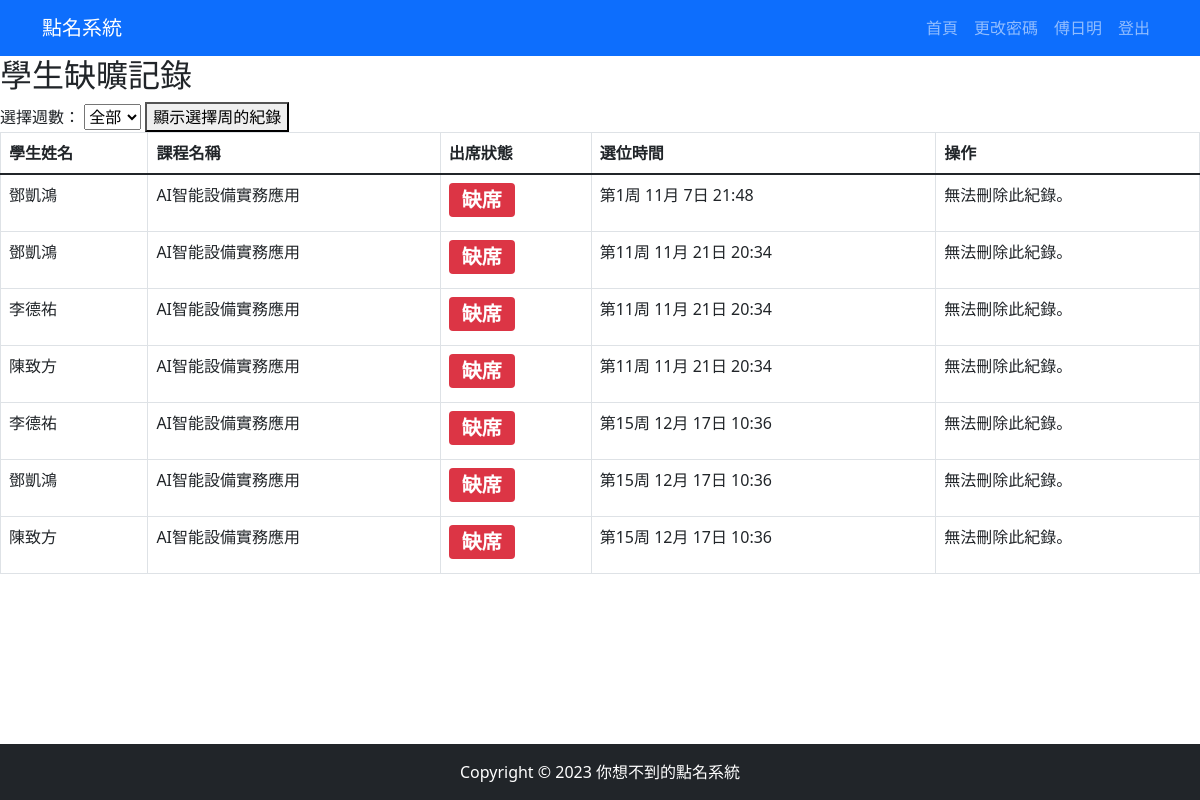
The page /record/AI智能設備實務應用/ (signed in) on the database its author committed.
### loginapp/models.py (models this page shows, shortened)
class Teacher(models.Model):
    teacher_key = models.CharField(max_length=20, primary_key=True, verbose_name='教師代碼')
    password = models.CharField(max_length=128, default="123", verbose_name='密碼')
    teacher_name = models.CharField(max_length=4, verbose_name='姓名')
    job_title = models.CharField(max_length=5, verbose_name='職稱')
    teacher_email = models.EmailField(default="12346", max_length=254, verbose_name='email')
    phone = models.CharField(max_length=20, verbose_name='電話')
    seat = models.CharField(max_length=20, verbose_name='研究室位置')
    is_student = models.BooleanField(default=False)
    is_teacher = models.BooleanField(default=True)
    def __str__(self):
        return self.teacher_name
    class Meta:
        verbose_name = '老師'
        verbose_name_plural = '老師列表'

class Course_seat(models.Model):
    WEEK_CHOICES = [(i, f'{i}周') for i in range(1, 19)]  # 生成1到18周的選擇項
    id = models.AutoField(primary_key=True, verbose_name='ID')
    student = models.ForeignKey(Student, on_delete=models.CASCADE, verbose_name='學生')
    number = models.IntegerField(default=0, null=True, verbose_name='座位號')
    course = models.ForeignKey(Course, on_delete=models.CASCADE, verbose_name='課程')
    is_absent = models.BooleanField(default=False, verbose_name='是否缺席')
    selection_time = models.DateTimeField(null=True, verbose_name='選課時間')
    week_number = models.IntegerField(choices=WEEK_CHOICES, default=1, verbose_name='周數')
    def __str__(self):
        return self.student.name
    class Meta:
        verbose_name = '選課座位'
        verbose_name_plural = '選課座位列表'

class Student(models.Model):
    className = models.CharField(max_length=20, verbose_name='班級名稱')
    studentID = models.CharField(max_length=10, primary_key=True, verbose_name='學號')
    name = models.CharField(max_length=30, verbose_name='姓名')
    password = models.CharField(max_length=128, verbose_name='密碼')
    email = models.EmailField(max_length=254, verbose_name='email')
    is_student = models.BooleanField(default=True)
    is_teacher = models.BooleanField(default=False)
    def __str__(self):
        return self.name
    class Meta:
        verbose_name = '學生'
        verbose_name_plural = '學生列表'

class Course(models.Model):
    course_key = models.CharField(
        max_length=20, primary_key=True, default="", verbose_name="課程代碼")
    teacher_key = models.ForeignKey(
        Teacher, on_delete=models.CASCADE, verbose_name="教師代碼")
    course_name = models.CharField(max_length=20, verbose_name="課程名稱")
    department = models.CharField(max_length=20, verbose_name="科系")
    course_grade = models.CharField(max_length=20, verbose_name="年級")
    course_className = models.CharField(max_length=20, verbose_name="班別")
    classroom = models.ForeignKey(
        Classroom, on_delete=models.CASCADE, verbose_name="教室代碼")
    seat = models.IntegerField(default=0, verbose_name="座位")
    DAY_CHOICES = [
        (1, '星期一'),
        (2, '星期二'),
        (3, '星期三'),
        (4, '星期四'),
        (5, '星期五'),
        (6, '星期六'),
        (7, '星期天'),
    ]
    day_of_week = models.IntegerField(choices=DAY_CHOICES, default=1)
    class_time = models.TimeField(null=True, blank=True)
    class Meta:
        verbose_name = '課程'
        verbose_name_plural = '課程列表'

### loginapp/views.py (the view, shortened to what this page needs)
# urls.py: path('record/<str:subject>/', views.record, name='record'),
def record(request, subject):
    username = request.session.get('username')
    position = request.session.get('position')
    current_time = datetime.now()
    weeks_passed = calculate_week_number(current_time)
    all_weeks = range(1, 19)
    form = WeekSelectForm(request.GET or None)
    selected_week = form['week_number'].value() if form.is_valid(
    ) and form['week_number'].value() != '' else None
    if selected_week == '':
        selected_week = None
    if position == 'student':
        course_selection = Course_Selection.objects.filter(studentID=username)
        username2 = Student.objects.get(studentID=username)
        course_seats = Course_seat.objects.filter(student=username)
    else:
        course = Course.objects.filter(teacher_key=username)
        username2 = Teacher.objects.get(teacher_key=username)
        if selected_week is not None:
            course_seats = Course_seat.objects.filter(
                week_number=selected_week, course__course_name=subject)
        else:
            course_seats = Course_seat.objects.filter(
                course__course_name=subject)
        print('course_seats', course_seats)
    del_btn = False  # 預設情況下不顯示刪除按鈕
    current_time_minus_10_minutes = current_time - timedelta(minutes=10)
    course_time = Course.objects.get(course_name=subject)
    class_datetime = datetime.combine(datetime.today(), course_time.class_time)
    course_time_start = class_datetime - timedelta(minutes=10)
    course_time_end = class_datetime + timedelta(minutes=10)
    if position == 'teacher':
        course_name = get_object_or_404(Course, course_name=subject)
        selected_students = Course_Selection.objects.filter(
            course_key=course_name)
        course_seats_week = Course_seat.objects.filter(
            course=course_name,
            week_number=weeks_passed
        )
        for student in selected_students:
            existing_record = course_seats_week.filter(
                student=student.studentID).first()
    print(username)
    print(course_seats)
    return render(request, "record.html", {
        "subject": subject,
        "position": position,
        'course_seats': course_seats,
        "username2": username2,
        "del_btn": del_btn,
        "current_time": current_time,
        'current_time_minus_10_minutes': current_time_minus_10_minutes,
        'course_time_start': course_time_start,
        'course_time_end': course_time_end,
        "form": form,
        "all_weeks": all_weeks,
        "selected_week": selected_week,
    })

### loginapp/forms.py
class WeekSelectForm(forms.Form):
    week_number = forms.IntegerField()

### loginapp/views.py (called while the page is built)
def calculate_week_number(current_time):
    first_week_start_time = datetime(2023, 9, 10)
    weeks_passed = (current_time - first_week_start_time).days // 7 + 1
    return weeks_passed

### templates/record.html (shortened to what this page needs)
{% extends 'base.html' %}
{% block content %}
<h2>學生缺曠記錄</h2>
{% if position == 'teacher' %}
    <form method="get" action="">
        <label for="week_number">選擇週數：</label>
        <select id="week_number" name="week_number">
            <option value="">全部</option>
        </select>
        <button type="submit">顯示選擇周的紀錄</button>
    </form>
{% endif %}
<table class="table table-bordered">
    <thead>
        <tr>
            <th>學生姓名</th>
            <th>課程名稱</th>
            <th>出席狀態</th>
            <th>選位時間</th>
            <th>操作</th>
        </tr>
    </thead>
    <tbody>
        {% for course_seat in course_seats %}
            {% if course_seat.course.course_name == subject %}
                <tr>
                    <td>{{ course_seat.student }}</td>
                    <td>{{ course_seat.course.course_name }}</td>
                    <td>
                        {% if course_seat.is_absent  %}
                            <span class="badge bg-danger fs-5">缺席</span>
                        {% else %}
                            <span class="badge bg-success fs-5">出席</span>
                        {% endif %}
                    </td>
                    <td>
                        第{{ course_seat.week_number }}周{{ course_seat.selection_time|date:" n月 j日 G:i" }}
                    </td>
                    <td class="delete-button">
                        {% if course_seat.is_absent %}
                            <p>無法刪除此紀錄。</p>
                        {% endif %}
                    </td>
                </tr>
            {% endif %}
        {% endfor %}
    </tbody>
</table>
{% endblock %}

### templates/base.html (shortened to what this page needs)
<!doctype html>
{% load static %}
<html lang="en">
    <head>
        <link href="https://cdn.jsdelivr.net/npm/bootstrap@5.1.1/dist/css/bootstrap.min.css" rel="stylesheet"
>
    </head>
    <body>
        <nav class="navbar navbar-expand-lg navbar-dark bg-primary">
            <div class="container">
                <a class="navbar-brand" href="">點名系統</a>
                <div>
                    <ul class="navbar-nav">
                        <li class="nav-item">
                            <a class="nav-link" href="/index/">首頁</a>
                        </li>
                        <li class="nav-item">
                            <a class="nav-link" href="/change-password/">更改密碼</a>
                        </li>
                        {% if request.session.username %}
                        <li class="nav-item ">
                            <a class="nav-link" href="/index/">{{ username2 }}</a>
                        </li>
                        {% endif %}
                        <li class="nav-item">
                            <a class="nav-link" href="/logout">登出</a>
                        </li>
                    </ul>
                </div>
            </div>
         </nav>
        {% block content %}{% endblock  %}
        <div>
           <br><br><br>
        </div>
        <footer class="py-3 bg-dark fixed-bottom">
           <div class="container">
               <p class="m-0 text-center text-white">Copyright &copy; 2023 你想不到的點名系統 </p>
           </div>
        </footer>
    </body>
</html>

### rows shown on the page
Teacher: teacher_name "傅日明"
Course_seat: student "鄧凱鴻", course.course_name "AI智能設備實務應用", is_absent "缺席", week_number "1", selection_time "11月 7日 21:48"
Course_seat: student "鄧凱鴻", course.course_name "AI智能設備實務應用", is_absent "缺席", week_number "11", selection_time "11月 21日 20:34"
Course_seat: student "李德祐", course.course_name "AI智能設備實務應用", is_absent "缺席", week_number "11", selection_time "11月 21日 20:34"
Course_seat: student "陳致方", course.course_name "AI智能設備實務應用", is_absent "缺席", week_number "11", selection_time "11月 21日 20:34"
Course_seat: student "李德祐", course.course_name "AI智能設備實務應用", is_absent "缺席", week_number "15", selection_time "12月 17日 10:36"
Course_seat: student "鄧凱鴻", course.course_name "AI智能設備實務應用", is_absent "缺席", week_number "15", selection_time "12月 17日 10:36"
Course_seat: student "陳致方", course.course_name "AI智能設備實務應用", is_absent "缺席", week_number "15", selection_time "12月 17日 10:36"
